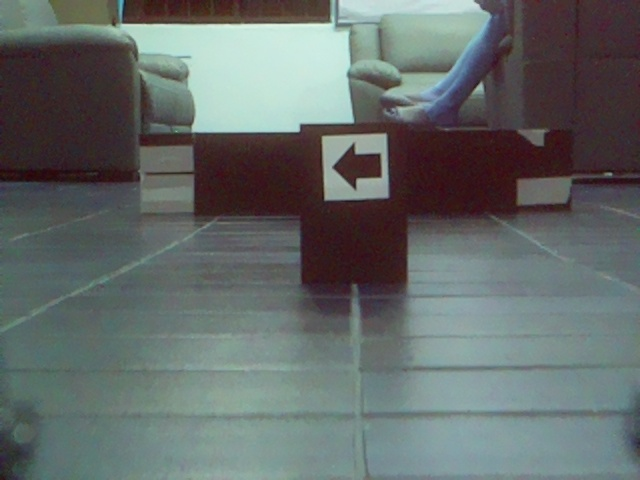
#> input picture RPi/1760464070_Arrow_C.jpg, 640 x 480 px
$ python -i detector.py   (imports and definitions only)
#> lines starting #> are read from the running program, lines starting #| are printed output that depends on the picture; after the words box and inside, x2 and y2 are one past the last pixel; in counts of white or black regions, pixels touching at a corner belong together
#> further down, picture is the input picture: shape (480, 640, 3); mean B, G, R 105.5, 106.9, 100
"""OpenCV-based lightweight detector for square stickers.

Functions:
 - detect_and_crop(frame): returns list of cropped images (BGR numpy arrays)
 - detect_and_crop_from_path(path): convenience for single image path

Heuristics: grayscale -> blur -> adaptive threshold -> find contours -> filter by quadrilateral
"""
from typing import List, Tuple
import cv2
import numpy as np


def _order_pts(pts: np.ndarray) -> np.ndarray:
    # order points: tl, tr, br, bl
    rect = np.zeros((4, 2), dtype="float32")
    s = pts.sum(axis=1)
    rect[0] = pts[np.argmin(s)]
    rect[2] = pts[np.argmax(s)]
    diff = np.diff(pts, axis=1)
    rect[1] = pts[np.argmin(diff)]
    rect[3] = pts[np.argmax(diff)]
    return rect


def four_point_transform(image: np.ndarray, pts: np.ndarray) -> np.ndarray:
    rect = _order_pts(pts)
    (tl, tr, br, bl) = rect
    # compute width and height of new image
    widthA = np.linalg.norm(br - bl)
    widthB = np.linalg.norm(tr - tl)
    maxWidth = max(int(widthA), int(widthB))
    heightA = np.linalg.norm(tr - br)
    heightB = np.linalg.norm(tl - bl)
    maxHeight = max(int(heightA), int(heightB))
    dst = np.array([[0, 0], [maxWidth - 1, 0], [maxWidth - 1, maxHeight - 1], [0, maxHeight - 1]], dtype="float32")
    M = cv2.getPerspectiveTransform(rect, dst)
    warped = cv2.warpPerspective(image, M, (maxWidth, maxHeight))
    return warped


def detect_and_crop(frame: np.ndarray, min_area: int = 500, eps_coef: float = 0.02) -> List[np.ndarray]:
    """Detect quadrilateral stickers in BGR frame and return cropped BGR images.

    Args:
        frame: BGR image (numpy array)
        min_area: minimum contour area to keep
        eps_coef: epsilon coefficient for approxPolyDP

    Returns:
        list of cropped BGR images (as numpy arrays)
    """
#> called with min_area = 500, eps_coef = 0.02
    if frame is None:
        return []
    orig = frame.copy()
    gray = cv2.cvtColor(frame, cv2.COLOR_BGR2GRAY)
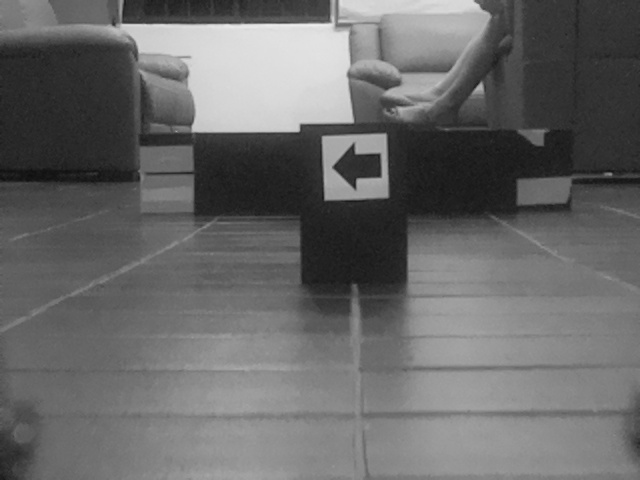
#> gray: shape (480, 640); min 15, max 238, mean 104.7
    blurred = cv2.GaussianBlur(gray, (5, 5), 0)
    # use adaptive threshold for lighting robustness
    thresh = cv2.adaptiveThreshold(blurred, 255, cv2.ADAPTIVE_THRESH_GAUSSIAN_C,
                                   cv2.THRESH_BINARY_INV, 11, 2)
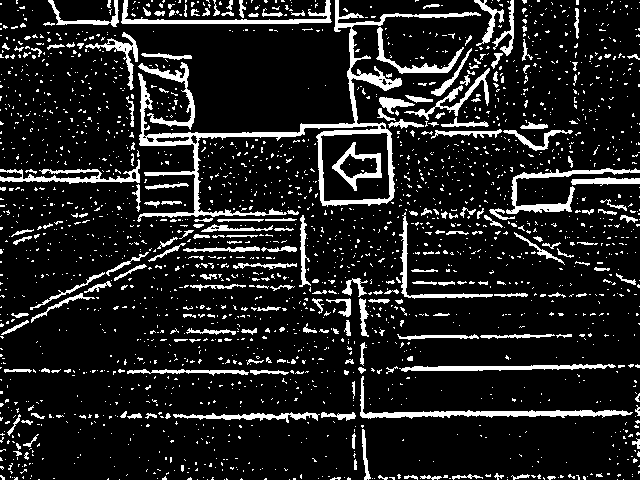
#> thresh: shape (480, 640); 12.7% white; 2216 white regions (2003 under 20 px), largest, box (x1, y1, x2, y2) and area: (137, 0, 481, 222) 5671, (360, 376, 633, 419) 1500, (506, 168, 640, 214) 1148
    # morphology to close gaps
    kernel = cv2.getStructuringElement(cv2.MORPH_RECT, (5, 5))
    closed = cv2.morphologyEx(thresh, cv2.MORPH_CLOSE, kernel)
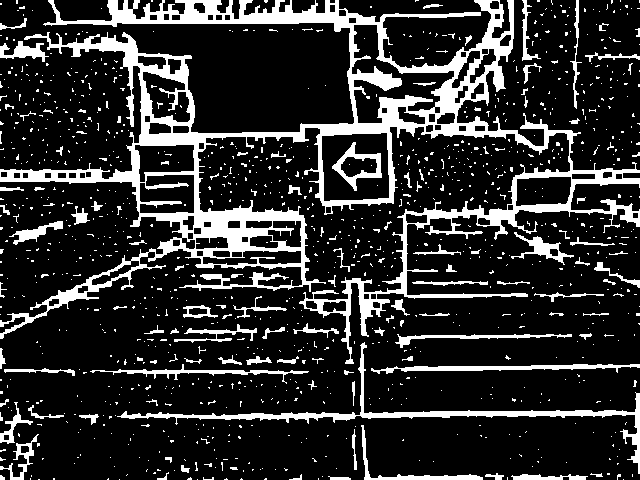
#> closed: shape (480, 640); 18% white; 1121 white regions (1009 under 20 px)
    contours, _ = cv2.findContours(closed, cv2.RETR_EXTERNAL, cv2.CHAIN_APPROX_SIMPLE)
#> contours = 1097 contours, 1041 with area under 20; largest, box (x1, y1, x2, y2) and area: (0, 0, 640, 364) 52090, (117, 342, 640, 474) 2632, (371, 364, 640, 374) 826, (90, 364, 309, 384) 497, (511, 232, 574, 265) 496
    crops = []
    for c in contours:
        area = cv2.contourArea(c)
        if area < min_area:
            continue
        peri = cv2.arcLength(c, True)
        approx = cv2.approxPolyDP(c, eps_coef * peri, True)
        if len(approx) == 4:
            pts = approx.reshape(4, 2).astype('float32')
            warped = four_point_transform(orig, pts)
            # optionally resize to square
            h, w = warped.shape[:2]
            side = max(h, w)
            square = np.zeros((side, side, 3), dtype=warped.dtype)
            square[:h, :w] = warped
            crops.append(square)
#> this loop made 1097 passes
#> area on passes 15, 21, 26: 38.5, 222.5, 45
#> after the loop, crops = []
    return crops


def detect_and_crop_from_path(path: str, **kwargs) -> List[np.ndarray]:
    img = cv2.imread(path)
    if img is None:
        return []
    return detect_and_crop(img, **kwargs)

>>> import cv2
>>> picture = cv2.imread('../RPi/1760464070_Arrow_C.jpg')
>>> result = detect_and_crop(picture)
#> result = []

$ run again, on RPi/1760464087_Arrow_C.jpg
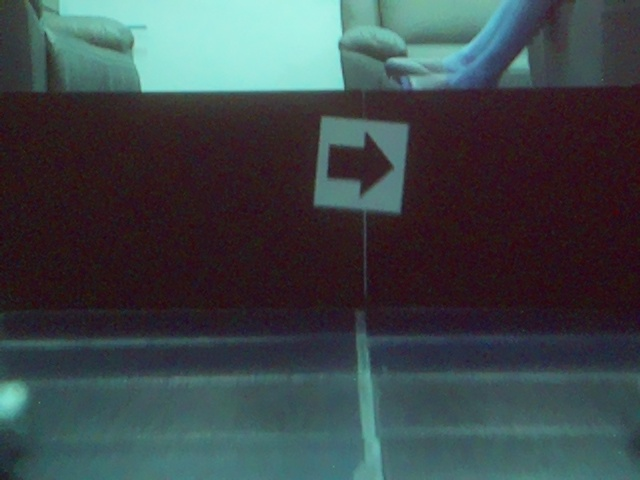
#> input picture RPi/1760464087_Arrow_C.jpg, 640 x 480 px
#> picture is the input picture: shape (480, 640, 3); mean B, G, R 72.8, 69.8, 60.7
#> in detect_and_crop, `thresh = cv2.adaptiveThreshold(blurred, 255, cv2.ADAPTIVE_THRESH_GAUSS..`:
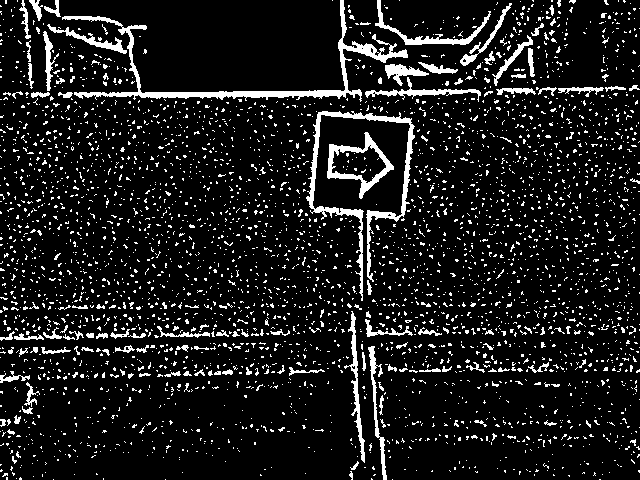
#> thresh: shape (480, 640); 10.4% white; 3570 white regions (3433 under 20 px), largest, box (x1, y1, x2, y2) and area: (62, 0, 408, 102) 3186, (306, 111, 415, 301) 2398, (327, 132, 394, 199) 1022
#> in detect_and_crop, `closed = cv2.morphologyEx(thresh, cv2.MORPH_CLOSE, kernel)`:
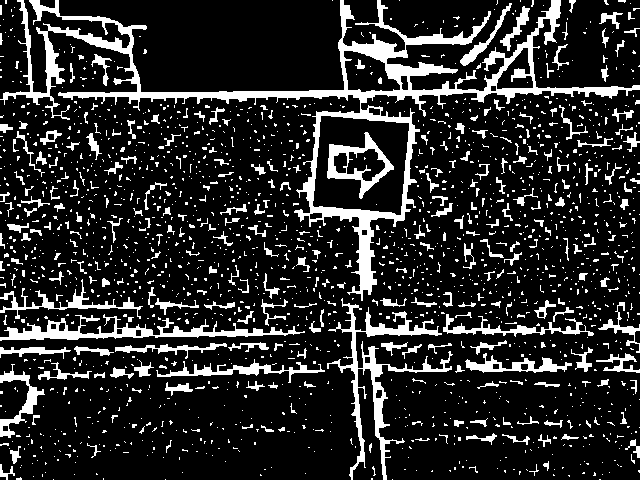
#> closed: shape (480, 640); 16.1% white; 1800 white regions (1532 under 20 px)
#> contours = 1791 contours, 1653 with area under 20; largest, box (x1, y1, x2, y2) and area: (0, 0, 640, 301) 23595, (327, 298, 453, 480) 2566, (0, 314, 305, 341) 2045, (465, 353, 572, 373) 731, (156, 359, 325, 383) 696
#> the loop in detect_and_crop, `for c in contours:` made 1791 passes
#> area on pass 46: 53
#> after the loop in detect_and_crop, `for c in contours:`: crops = []

$ run again, on RPi/1760464174_Arrow_C.jpg
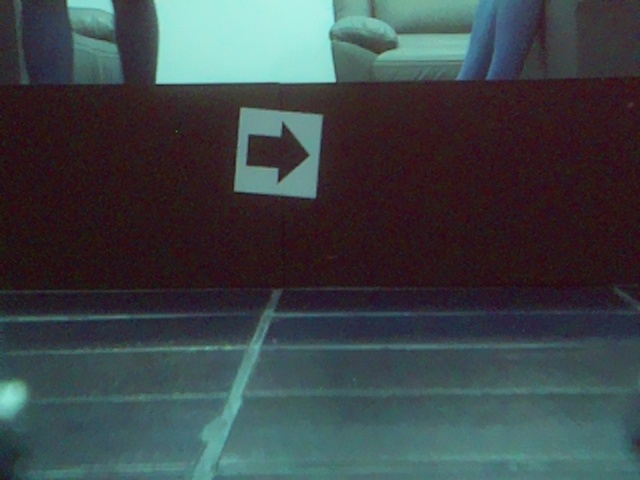
#> input picture RPi/1760464174_Arrow_C.jpg, 640 x 480 px
#> picture is the input picture: shape (480, 640, 3); mean B, G, R 71.3, 68.2, 60.6
#> in detect_and_crop, `thresh = cv2.adaptiveThreshold(blurred, 255, cv2.ADAPTIVE_THRESH_GAUSS..`:
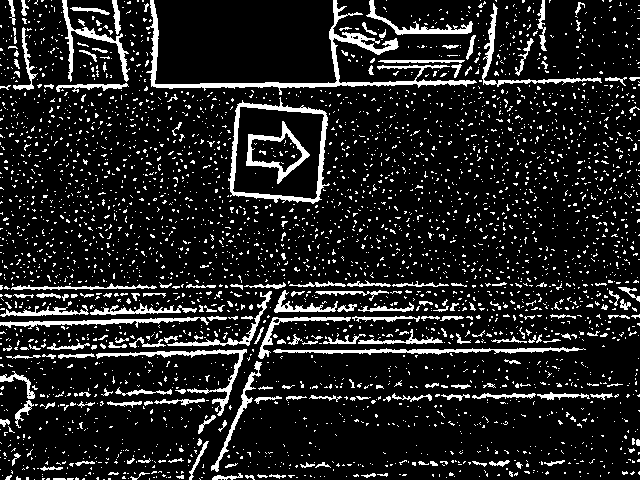
#> thresh: shape (480, 640); 12.6% white; 3438 white regions (3229 under 20 px), largest, box (x1, y1, x2, y2) and area: (146, 0, 477, 95) 3014, (228, 97, 330, 204) 1611, (273, 347, 586, 355) 1034
#> in detect_and_crop, `closed = cv2.morphologyEx(thresh, cv2.MORPH_CLOSE, kernel)`:
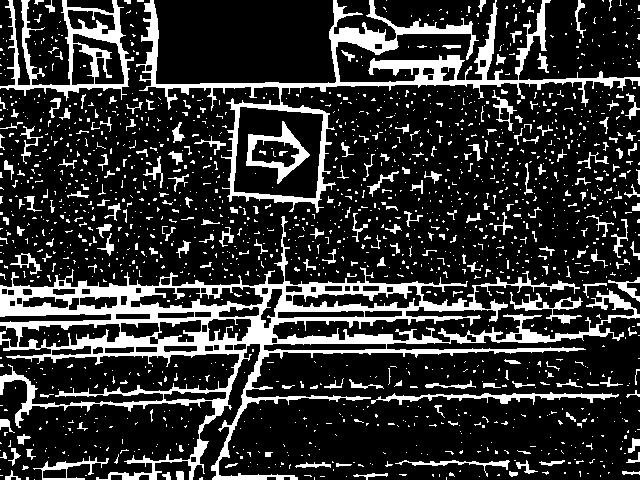
#> closed: shape (480, 640); 19.4% white; 1617 white regions (1392 under 20 px)
#> contours = 1595 contours, 1486 with area under 20; largest, box (x1, y1, x2, y2) and area: (0, 216, 640, 480) 32894, (136, 0, 640, 213) 16092, (0, 0, 134, 101) 5374, (371, 392, 619, 405) 759, (510, 292, 583, 324) 488
#> the loop in detect_and_crop, `for c in contours:` made 1595 passes
#> area on passes 18, 22, 23: 49, 31, 27.5
#> after the loop in detect_and_crop, `for c in contours:`: crops = []
